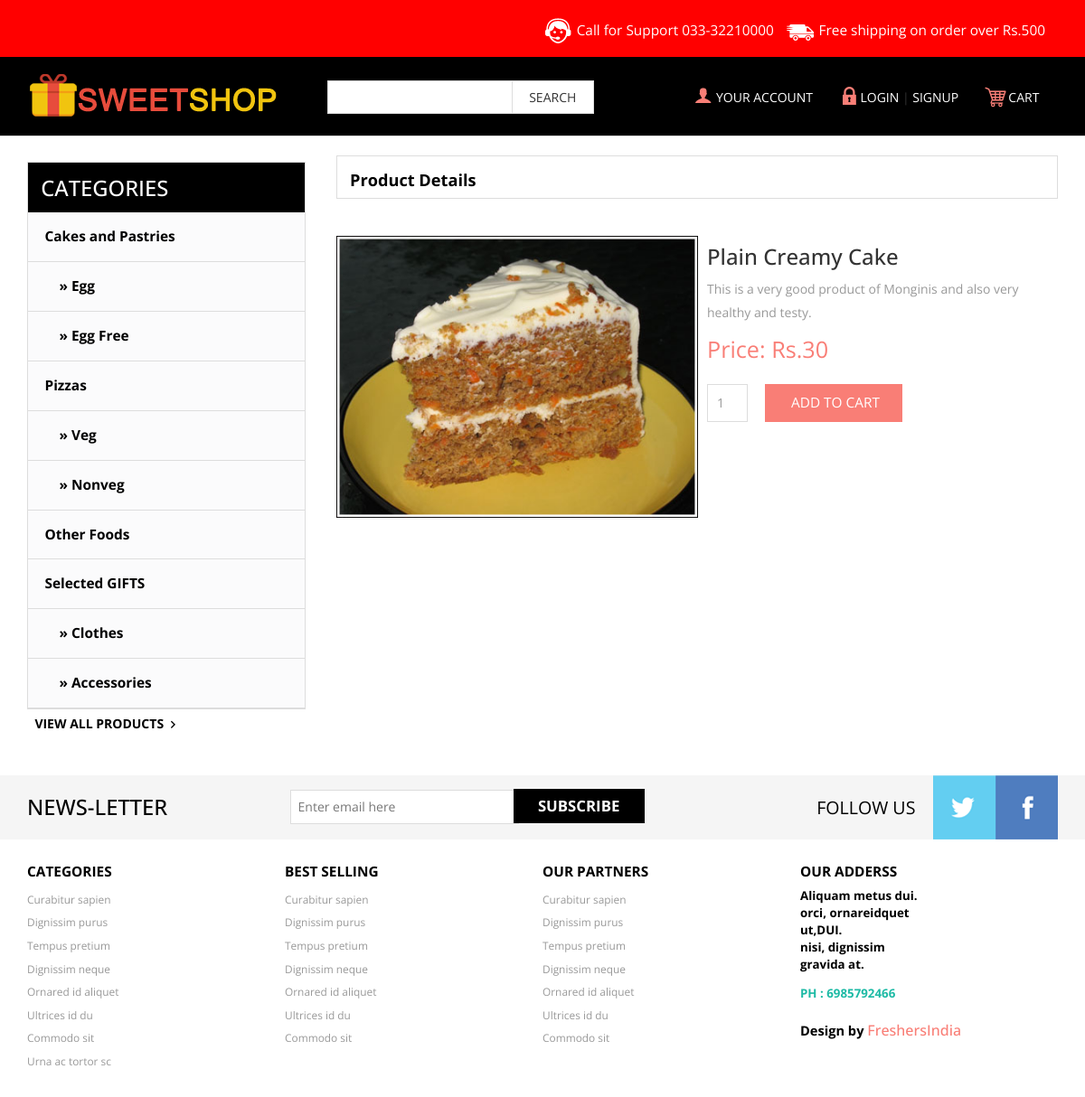
Page /details.php?id=1 on the committed database.
### tables this page shows
CREATE TABLE `products` (
  `id` int(11) NOT NULL,
  `name` varchar(100) NOT NULL DEFAULT '',
  `details` text NOT NULL,
  `image` varchar(100) NOT NULL DEFAULT '',
  `price` int(4) NOT NULL DEFAULT 0,
  `cid` int(6) NOT NULL DEFAULT 0,
  `total_views` int(11) NOT NULL,
  `total_sales` int(11) NOT NULL
);

CREATE TABLE `category` (
  `cid` int(6) NOT NULL,
  `cname` varchar(100) NOT NULL DEFAULT '',
  `parent_id` int(6) NOT NULL DEFAULT 0
);

### details.php (the view, shortened to what this page needs)
<?php
include "lib/connection.php";
include "lib/header.php";
$sql = "SELECT * FROM `products` WHERE `id` = '$_GET[id]' ";
$res = $db->query($sql);
$row = $res->fetch_array();
?>
   <div class="products">
	   		     	<h5 class="latest-product">Product Details</h5>
   </div>
			<table>
			<tr>
				<td>
					<br> <img src="<?=$row['image'];?>" WIDTH = 400 />
				</td>
				<td STYLE = "padding: 10px; vertical-align: top;">
				     	<h3 class="m_3"><?=$row['name'];?></h3>
				     	<p class="m_text"><?=$row['details'];?></p>
					 <div class="left-n ">Price: Rs.<?php print $row['price'];?></div>
					<div class="clearfix"> </div>
					<div class="contact-form">
						<form method="post" action="add.php">
						<table>
						<tr>
							<td><input type="text" name="quantity"  VALUE = "1" SIZE = 4></td>
							<td><input type="submit"  VALUE = " Add to Cart" ></td>
						</tr>
						</table>
					</form>
					 </div>
				</td>
			</tr>
			</table>
<?php
include "lib/footer.php";
?>

### lib/footer.php (shortened to what this page needs)
	   		   </div>
			   <div class="sub-cate">
				<div class=" top-nav rsidebar span_1_of_left">
					<h3 class="cate">CATEGORIES</h3>
		 <ul class="menu">
			<ul class="kid-menu ">
<?php
include_once "lib/connection.php";
$sql = "SELECT * FROM `category` WHERE `parent_id` = '0' ";
$res = $db->query($sql);
while($row = $res->fetch_array()) {
	print "<li><a href=\"products.php?cid=$row[cid]\">$row[cname]</a></li>";
	$sql2 = "SELECT * FROM `category` WHERE `parent_id` = '$row[cid]' ";
	$res2 = $db->query($sql2);
	while($row2 = $res2->fetch_array()) {
		print "<li><a href=\"products.php?cid=$row2[cid]\"> &nbsp; &nbsp; &raquo; $row2[cname]</a></li>";
	}
}
?>
			</ul>
	</ul>
					</div>
	   		     	 <a class="view-all all-product" href="product.html">VIEW ALL PRODUCTS<span> </span></a>
			</div>
		</div>
	<div class="footer">
		<div class="footer-top">
			<div class="container">
				<div class="latter">
					<h6>NEWS-LETTER</h6>
					<div class="sub-left-right">
						<form>
							<input type="text" value="Enter email here"onfocus="this.value = '';" onblur="if (this.value == '') {this.value = 'Enter email here';}" />
							<input type="submit" value="SUBSCRIBE" />
						</form>
					</div>
				</div>
				<div class="latter-right">
					<p>FOLLOW US</p>
					<ul class="face-in-to">
						<li><a href="#"><span> </span></a></li>
						<li><a href="#"><span class="facebook-in"> </span></a></li>
					</ul>
					<div class="clearfix"> </div>
				</div>
			</div>
		</div>
		<div class="footer-bottom">
			<div class="container">
				<div class="footer-bottom-cate">
					<h6>CATEGORIES</h6>
					<ul>
						<li><a href="#">Curabitur sapien</a></li>
						<li><a href="#">Dignissim purus</a></li>
						<li><a href="#">Tempus pretium</a></li>
						<li ><a href="#">Dignissim neque</a></li>
						<li ><a href="#">Ornared id aliquet</a></li>
						<li><a href="#">Ultrices id du</a></li>
						<li><a href="#">Commodo sit</a></li>
						<li ><a href="#">Urna ac tortor sc</a></li>
					</ul>
				</div>
				<div class="footer-bottom-cate bottom-grid-cat">
					<h6>BEST SELLING</h6>
					<ul>
						<li><a href="#">Curabitur sapien</a></li>
						<li><a href="#">Dignissim purus</a></li>
						<li><a href="#">Tempus pretium</a></li>
						<li ><a href="#">Dignissim neque</a></li>
						<li ><a href="#">Ornared id aliquet</a></li>
						<li><a href="#">Ultrices id du</a></li>
						<li><a href="#">Commodo sit</a></li>
					</ul>
				</div>
				<div class="footer-bottom-cate">
					<h6>OUR PARTNERS</h6>
					<ul>
						<li><a href="#">Curabitur sapien</a></li>
						<li><a href="#">Dignissim purus</a></li>
						<li><a href="#">Tempus pretium</a></li>
						<li ><a href="#">Dignissim neque</a></li>
						<li ><a href="#">Ornared id aliquet</a></li>
						<li><a href="#">Ultrices id du</a></li>
						<li><a href="#">Commodo sit</a></li>
					</ul>
				</div>
				<div class="footer-bottom-cate cate-bottom">
					<h6>OUR ADDERSS</h6>
					<ul>
						<li>Aliquam metus  dui. </li>
						<li>orci, ornareidquet</li>
						<li> ut,DUI.</li>
						<li >nisi, dignissim</li>
						<li >gravida at.</li>
						<li class="phone">PH : 6985792466</li>
						<li class="temp"> <p class="footer-class">Design by <a href="http://freshersindia.com/" target="_blank">FreshersIndia</a> </p></li>
					</ul>
				</div>
				<div class="clearfix"> </div>
			</div>
		</div>
	</div>
</body>
</html>

### css/style.css (style rules this page uses)
body { background: #fff; font-family: 'Open Sans', sans-serif; }
body a { transition: 0.5s all; -webkit-transition: 0.5s all; -o-transition: 0.5s all; -ms-transition: 0.5s all; -moz-transition: 0.5s all; }
h3.cate { color: #fff; font-size: 1.7em; padding: 0.6em ; background: #000; margin: 0; }
ul.kid-menu { display: block !important; }
.menu { width: auto; height: auto; padding: 0; list-style: none; margin: 0; background: #FBFBFC; }
ul { padding: 0; list-style: none; }
.menu ul li a { width: 100%; display: block; position: relative; font-size:1.1em; font-weight: 400; color: #000; text-decoration:none; border-bottom: 1px solid #ddd; font-weight:700; line-height: 3.5em; text-indent: 1.2em; }
.menu ul.kid-menu li a { border-bottom: none; }
ul.kid-menu { padding: 0; margin: 0; }
ul.kid-menu li { list-style: none; border-bottom: 1px solid #ddd; }
.sub-cate,.slide-grid { float: left; }
.top-nav { border: 1px solid #ddd; }
.sub-cate { width: 27%; margin: 2em 2em 0 0; }
.products { width: 100%; border: 1px solid #ddd; float:left; margin: 1.5em 0; padding: 0.7em 1em ; }
.latest-product,.dolor-grid { float:left; }
.view-all,a.get-cart { float:right; padding: 0.4em 0.6em; font-size: 1em; }
a.view-all span { background: url(../images/arrow2.png)0px 0px; width: 15px; height: 14px; display:inline-block; }
a.view-all { text-decoration: none; font-size: 1em; color:#000; font-weight:700; }
a.all-product { float:left; }
h5.latest-product { margin: 6px 0 0; font-size: 1.3em; color: #000; font-weight: 700; }
p.m_text { color: #999; font-size: 1em; line-height:1.8em; }
.contact-form input[type="text"] { display: block; width:70%; padding: 10px; border: 1px solid #ddd; outline: none; margin: 1.5em 0; font-size: 1em; color: #999; }
.contact-form input[type="submit"] { padding: 10px 25px; color: #fff; background: #F97E76; font-size: 1.1em; border: none; outline: none; cursor: pointer; font-family: 'Open Sans', sans-serif; text-transform: uppercase; transition: 0.5s all; -webkit-transition: 0.5s all; -moz-transition: 0.5s all; -o-transition: 0.5s all; float:right; }
.footer-top { background: #F5F5F5; margin: 3em 0 0; }
.latter { float:left; width:65%; }
.latter h6 { margin: 0.9em 1em 0 0; font-size: 1.7em; color: #000; float:left; width: 36%; }
.latter-right { float:right; }
.latter-right p { font-size: 1.4em; color: #000; margin: 1.1em 1em; float: left; }
ul.face-in-to { float:left; padding:0; margin:0; }
ul.face-in-to li { display:inline-block; float:left; }
ul.face-in-to li a span { background: url(../images/img-sprite.png) -281px 0px; width: 69px; height: 71px; display: block; }
ul.face-in-to li a span.facebook-in { background-position:-350px 0px; }
.latter input[type="text"] { border: 1px solid #ddd; outline: none; background: #fff; font-size:1em; color:#777; width:61%; padding:8px; margin:0; }
.latter input[type="submit"] { outline: none; cursor: pointer; width: 35%; padding: 7px; background: #000; color: #fff; font-size:1.2em; font-weight: 700; border: none; position: absolute; left: 14.7em; top: 15px; -webkit-apperance:none; }
.sub-left-right { float: left; position: relative; width: 56%; padding: 1.1em 0; }
.footer-bottom-cate { float: left; width: 25%; }
.footer-bottom-cate h6 { font-size: 1.1em; color: #000; margin: 0 0 0.5em; font-weight: 700; }
.footer-bottom-cate ul { padding: 0; margin: 0; }
.footer-bottom-cate ul li { list-style: none; padding: 0.2em 0; }
.footer-bottom-cate ul li a { text-decoration:none; font-size: 0.85em; color: #999; }
.cate-bottom ul li { font-size: 0.95em; color: #000; font-weight: 700; }
.cate-bottom ul li { padding: 0em 0; }
.cate-bottom ul li.phone { color:#1DBAA5; }
.cate-bottom ul li.phone { padding: 1em 0 1.5em; }
.cate-bottom ul li p { color:#000; margin: 0; font-size:1.1em; }
.cate-bottom ul li p a { color:#F97E76; font-size:1.1em; font-weight: 500; }
.footer-bottom { padding: 2em 0 5em; }
.left-n { font-size:1.8em; float:left; color:#F97E76; }

### rows in the picture
products: image (picture), name "Plain Creamy Cake", details "This is a very good product of Monginis and also very healthy and testy.", price "30"
category: cname "Cakes and Pastries"
category: cname "Egg"
category: cname "Egg Free"
category: cname "Pizzas"
category: cname "Veg"
category: cname "Nonveg"
category: cname "Other Foods"
category: cname "Selected GIFTS"
category: cname "Clothes"
category: cname "Accessories"
